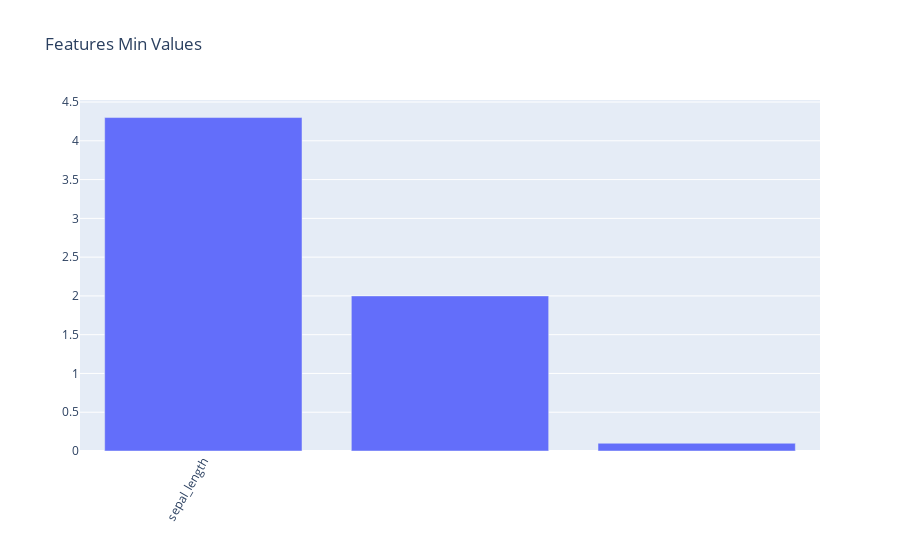

Write notebook code for a chart like this one.
### Markdown cell above
## Checking the range of each feature

### Code cell
fig = px.bar(df[feats].min(), title='Features Min Values')
fig.layout.xaxis.tickangle = 300
fig.update_traces(showlegend = False)
fig.layout.xaxis. dtick = 5
fig.layout.xaxis.title = ''
fig.layout.yaxis.title = ''
fig.show()

### Figure 1 — Plotly figure (JSON) as saved in the notebook; plotly's stock layout.template omitted (floating-point values rounded to 4 significant figures)
{"data": [{"alignmentgroup": "True", "hovertemplate": "variable=0<br>index=%{x}<br>value=%{y}<extra></extra>", "legendgroup": "0", "marker": {"color": "#636efa", "pattern": {"shape": ""}}, "name": "0", "offsetgroup": "0", "orientation": "v", "showlegend": false, "textposition": "auto", "type": "bar", "x": ["sepal_length", "sepal_width", "petal_width"], "xaxis": "x", "y": [4.3, 2, 0.1], "yaxis": "y"}], "layout": {"barmode": "relative", "legend": {"title": {"text": "variable"}, "tracegroupgap": 0}, "title": {"text": "Features Min Values"}, "xaxis": {"anchor": "y", "domain": [0, 1], "dtick": 5, "tickangle": -60, "title": {"text": ""}}, "yaxis": {"anchor": "x", "domain": [0, 1], "title": {"text": ""}}}}
